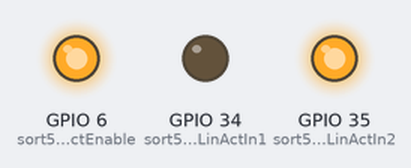
Bench run of a sketch on a simulated ESP32. Parts: output pins drawn as LEDs (lit = HIGH).

Above: at 0.1 s.
Timing chart, 0 to 1.6 s (numbered marks = the images above):
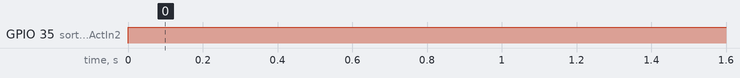

The sketch:

50mmLinearActuatorTestCode.ino
```cpp
enum linActDir{EXTEND, RETRACT};
/*///////////////////////////////////////////
////////////Notes////////////////////////////
- The red wire goes to OUT1
- The black wire goes to OUT2
*///////////////////////////////

/////////////////////////////
//////////Variables//////////
const int sort50mmLinActIn1 = 34;
const int sort50mmLinActIn2 = 35;
const int sort50mmLinActEnable = 6;
linActDir linAct50mmDir = RETRACT; // EXTEND or RETRACT
/////////////////////////////


void setup() {
  pinMode(sort50mmLinActIn1, OUTPUT);
  pinMode(sort50mmLinActIn2, OUTPUT);
  pinMode(sort50mmLinActEnable, OUTPUT);

  digitalWrite(sort50mmLinActEnable, HIGH);

}

void loop() {
  driveLinAct(sort50mmLinActIn1, sort50mmLinActIn2, linAct50mmDir);

}
```

DriveLinAct.ino
```cpp
void driveLinAct(int inOdd, int inEven, linActDir dir){
    /* Function: Drives linear actuator
     * Inputs:
     *          vPosPin: Integer describing Arduino pin connected to positive wire on linear actuator.
     *                  Typically the red wire.
     *          vNegPin: Integer describing Arduino pin connected to negative/ground wire on linear actuator.
     *                  Typically the black wire
     *          dir: Enumerator describing desired direction of linear actuator.
     */
    switch(dir){
        case EXTEND:
            digitalWrite(inOdd, HIGH);
            digitalWrite(inEven, LOW);
            break;

        case RETRACT:
            digitalWrite(inOdd, LOW);
            digitalWrite(inEven, HIGH);
            break;
    }
}
```

Measured:
- by itself, GPIO 35 (sort50mmLinActIn2): LOW → HIGH at 0.00 s
